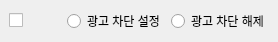
<?xml version="1.0" encoding="UTF-8"?>
<ui version="4.0">
 <class>MainWindow</class>
 <widget class="QMainWindow" name="MainWindow">
  <property name="geometry">
   <rect>
    <x>0</x>
    <y>0</y>
    <width>278</width>
    <height>39</height>
   </rect>
  </property>
  <property name="windowTitle">
   <string>MainWindow</string>
  </property>
  <widget class="QWidget" name="centralwidget">
   <layout class="QGridLayout" name="gridLayout">
    <item row="0" column="1">
     <widget class="QRadioButton" name="rBtnA">
      <property name="text">
       <string>광고 차단 설정</string>
      </property>
     </widget>
    </item>
    <item row="0" column="2">
     <widget class="QRadioButton" name="rBtnB">
      <property name="text">
       <string>광고 차단 해제</string>
      </property>
     </widget>
    </item>
    <item row="0" column="0">
     <widget class="QCheckBox" name="chBox">
      <property name="text">
       <string/>
      </property>
     </widget>
    </item>
   </layout>
  </widget>
 </widget>
 <resources/>
 <connections/>
</ui>
